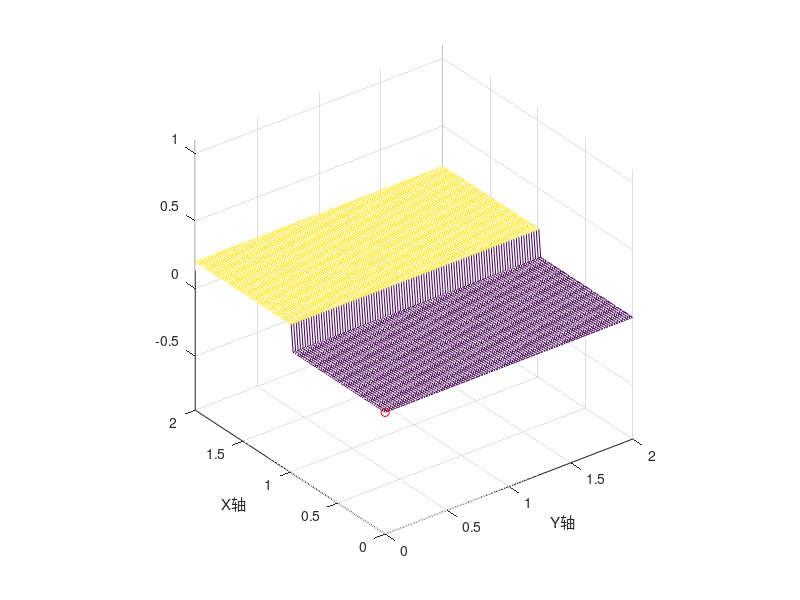

This figure's MATLAB source:
function fake_map_gen_guass%生成力觉感知后的猜测地图
clc;
clear all;
close all;

MAP_H=100;
MAP_W=100;
MAP_SIZE=0.02;
%------------------------------------------------
MAP=ones(MAP_H,MAP_W)*0.001;
fileID = fopen('g_map_t_15cm.txt','w');
if 1
    Trend_Mid=MAP_H/2;
    for  i = Trend_Mid:MAP_H% W->Y
        for j = 1:MAP_W%H->X
            MAP(i,j)=0.2;
        end
    end
end

for i = 1:size(MAP,1)
    for j = 1:size(MAP,2)
        fprintf(fileID,'%.2f\t',MAP(i,j));
    end
    fprintf(fileID,'\n');
end
fclose(fileID);

figure(1)
X = linspace(0, MAP_H*MAP_SIZE, MAP_H);
Y = linspace(0, MAP_W*MAP_SIZE, MAP_W);
mesh(Y,X,MAP)
hold on;
plot3(0,0,0,'or')
xlabel('Y轴');
ylabel('X轴');
axis equal;
end

function out=limit(in,min,max)
out=in;
if in<min
    out=min;
end
if in>max
    out=max;
end
end
